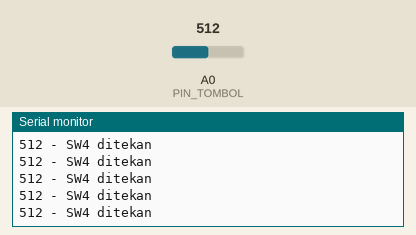
This sketch was run on a simulated Arduino Uno, built with avr-gcc and run on an emulated ATmega328P. On the bench: the last lines printed to the serial monitor. Inputs (shaded band) come from the test bench; at power-on: A0 (PIN_TOMBOL) = 512.

Above: at 1.2 s.
1.3 s: A0 (PIN_TOMBOL) set to 480
At 1.56 s:
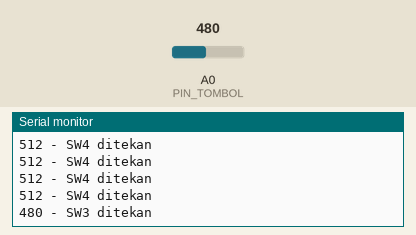
2.8 s: A0 (PIN_TOMBOL) set to 500
At 2.96 s:
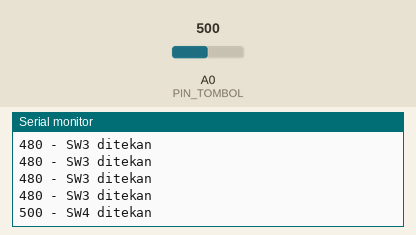
Timing chart, 0 to 5.8 s (numbered marks = the images above; inputs shaded):
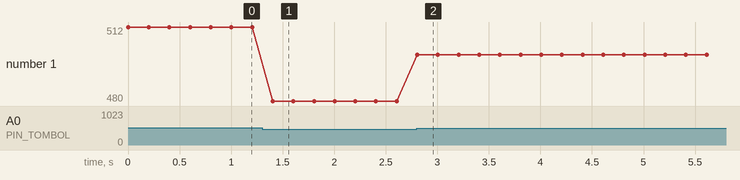

Measured:
- after the input at 1.3 s, the serial monitor: prints a new line after 0.10 s (image 1)
- after the input at 2.8 s, the serial monitor: prints a new line at once (image 2)
- plotted number 1: 512 → 480 after the input at 1.3 s, 480 → 500 after the input at 2.8 s

The sketch:

uji5Tombol.ino
```cpp
// ---------------------------------------
// Contoh untuk menguji modul Keyes AD Key
// ---------------------------------------

const int PIN_TOMBOL = A0;

void setup()
{
  Serial.begin(9600);
}

void loop()
{
  int nilaiPin = analogRead(PIN_TOMBOL);
  if (nilaiPin == 0)
  {
    Serial.print(nilaiPin);
    Serial.println(" - SW1 ditekan");
    delay(200);
  }
  else if (nilaiPin <= 300)
  {
    Serial.print(nilaiPin);
    Serial.println(" - SW2 ditekan");
    delay(200);
  }
  else if (nilaiPin <= 490)
  {
    Serial.print(nilaiPin);
    Serial.println(" - SW3 ditekan");
    delay(200);
  }
  else if (nilaiPin <= 700)
  {
    Serial.print(nilaiPin);
    Serial.println(" - SW4 ditekan");
    delay(200);
  }
  else if (nilaiPin <= 990)
  {
    Serial.print(nilaiPin);
    Serial.println(" - SW5 ditekan");
    delay(200);
  }
}
```
